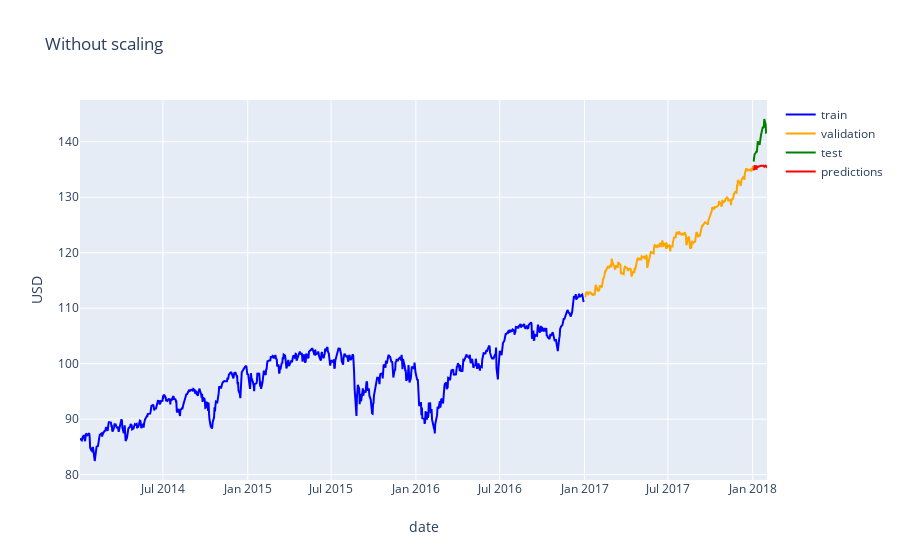

The notebook cell this image was saved under:
### Code cell
# Plot test predictions
fig = go.Figure()

# Add traces
fig.add_trace(go.Scatter(x=train['date'], 
                         y=train['adj_close'],
                         mode='lines',
                         name='train',
                         line=dict(color='blue')))
fig.add_trace(go.Scatter(x=val['date'], 
                         y=val['adj_close'],
                         mode='lines',
                         name='validation',
                         line=dict(color='orange')))
fig.add_trace(go.Scatter(x=test['date'], 
                         y=test['adj_close'],
                         mode='lines',
                         name='test',
                         line=dict(color='green')))
fig.add_trace(go.Scatter(x=test[:H]['date'], 
                         y=est,
                         mode='lines',
                         name='predictions',
                         line=dict(color='red')))
fig.update_layout(title='Without scaling',
                  yaxis=dict(title='USD'),
                  xaxis=dict(title='date'))

### Figure 1 — Plotly figure (JSON) as saved in the notebook; plotly's stock layout.template omitted (floating-point values rounded to 4 significant figures; data arrays with more than 128 entries replaced by an {"elided": "..."} marker saying what was removed)
{"data": [{"line": {"color": "blue"}, "mode": "lines", "name": "train", "type": "scatter", "x": {"elided": "756 str values"}, "y": {"elided": "756 float values"}}, {"line": {"color": "orange"}, "mode": "lines", "name": "validation", "type": "scatter", "x": {"elided": "252 str values"}, "y": {"elided": "252 float values"}}, {"line": {"color": "green"}, "mode": "lines", "name": "test", "type": "scatter", "x": ["2018-01-03T00:00:00", "2018-01-04T00:00:00", "2018-01-05T00:00:00", "2018-01-08T00:00:00", "2018-01-09T00:00:00", "2018-01-10T00:00:00", "2018-01-11T00:00:00", "2018-01-12T00:00:00", "2018-01-16T00:00:00", "2018-01-17T00:00:00", "2018-01-18T00:00:00", "2018-01-19T00:00:00", "2018-01-22T00:00:00", "2018-01-23T00:00:00", "2018-01-24T00:00:00", "2018-01-25T00:00:00", "2018-01-26T00:00:00", "2018-01-29T00:00:00", "2018-01-30T00:00:00", "2018-01-31T00:00:00", "2018-02-01T00:00:00"], "y": [136.4, 136.9, 137.7, 138.1, 138.3, 138.1, 139.3, 140.1, 139.5, 140.7, 140.5, 141.2, 142.3, 142.7, 142.6, 142.6, 144.1, 143.2, 141.7, 141.7, 141.7]}, {"line": {"color": "red"}, "mode": "lines", "name": "predictions", "type": "scatter", "x": ["2018-01-03T00:00:00", "2018-01-04T00:00:00", "2018-01-05T00:00:00", "2018-01-08T00:00:00", "2018-01-09T00:00:00", "2018-01-10T00:00:00", "2018-01-11T00:00:00", "2018-01-12T00:00:00", "2018-01-16T00:00:00", "2018-01-17T00:00:00", "2018-01-18T00:00:00", "2018-01-19T00:00:00", "2018-01-22T00:00:00", "2018-01-23T00:00:00", "2018-01-24T00:00:00", "2018-01-25T00:00:00", "2018-01-26T00:00:00", "2018-01-29T00:00:00", "2018-01-30T00:00:00", "2018-01-31T00:00:00", "2018-02-01T00:00:00"], "y": [135.2, 134.9, 135.6, 135.6, 135.0, 135.5, 135.6, 135.5, 135.7, 135.6, 135.6, 135.7, 135.7, 135.6, 135.7, 135.6, 135.5, 135.7, 135.6, 135.5, 135.7]}], "layout": {"title": {"text": "Without scaling"}, "xaxis": {"title": {"text": "date"}}, "yaxis": {"title": {"text": "USD"}}}}
